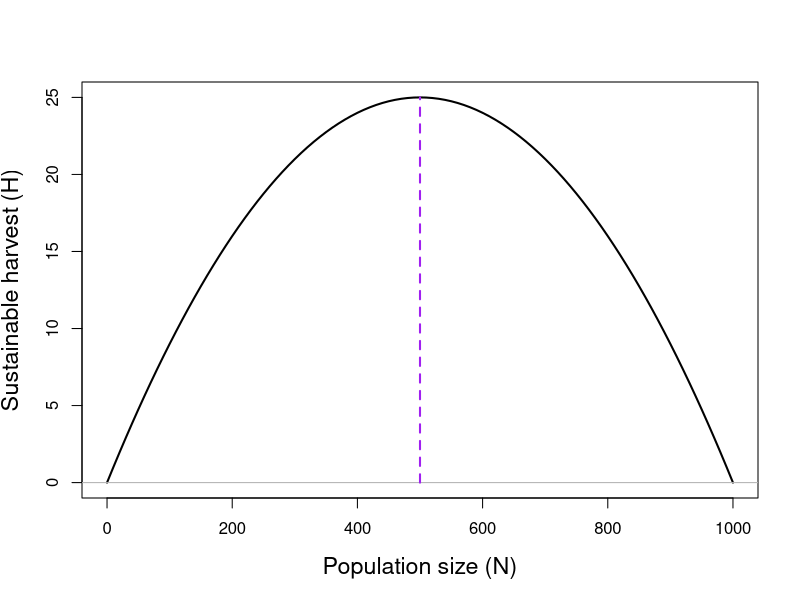
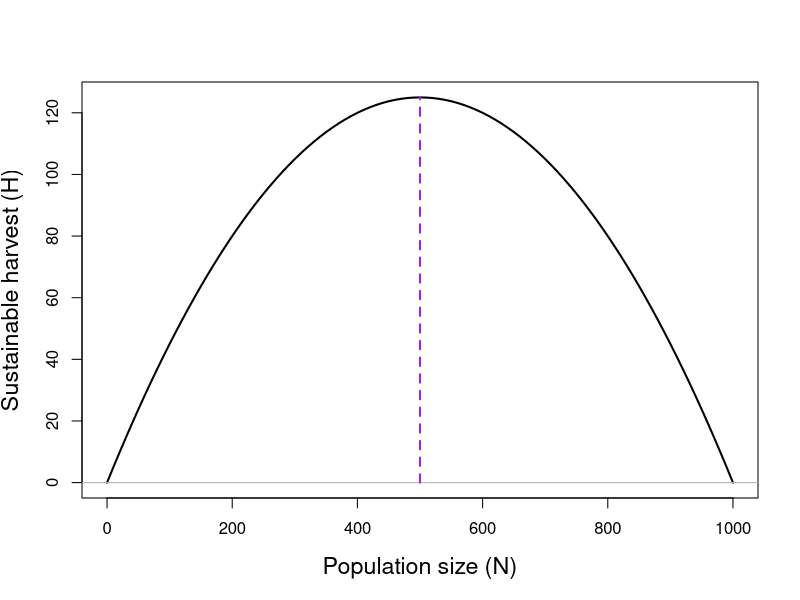
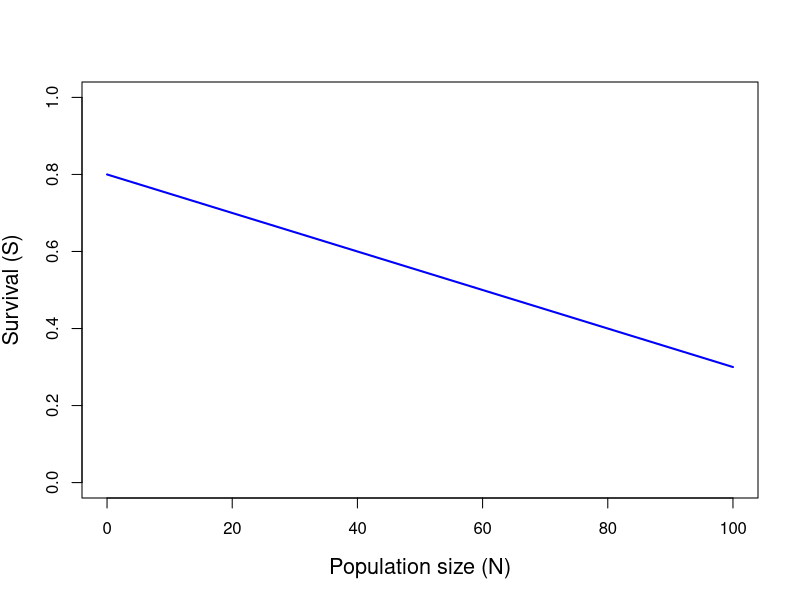
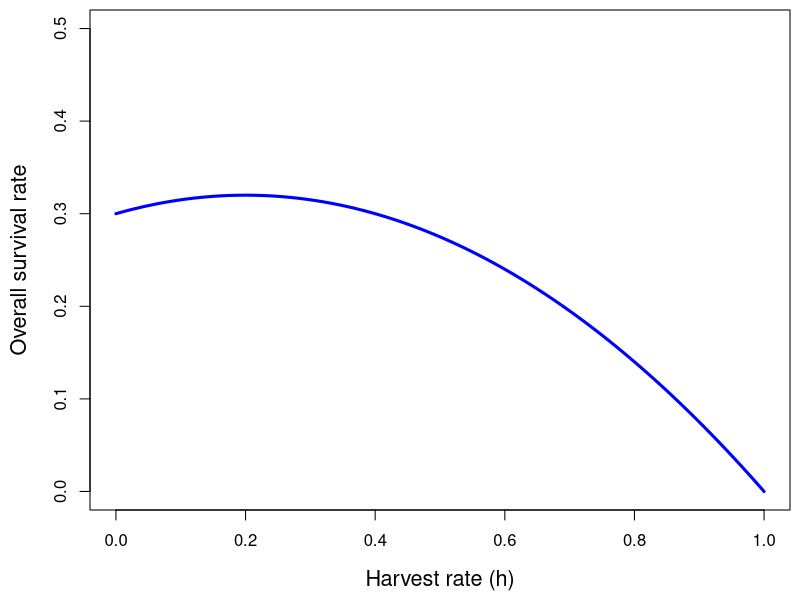
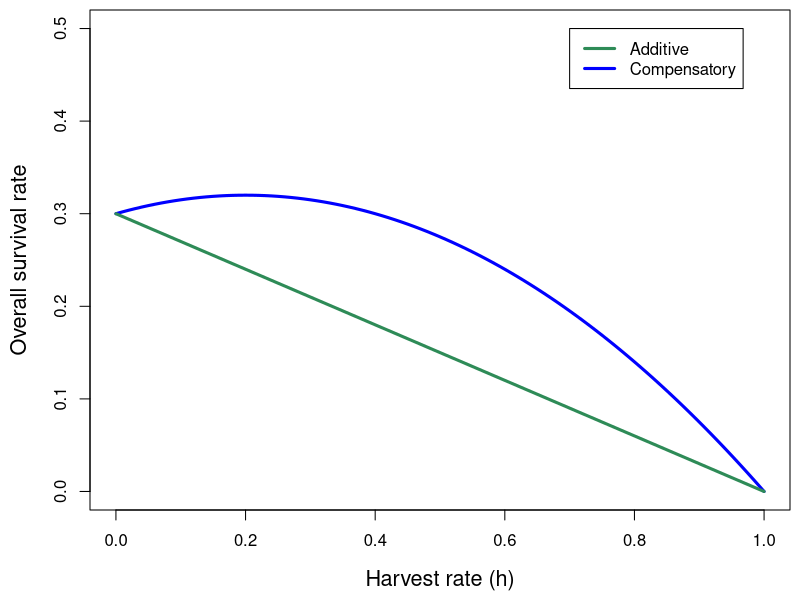

These figures' R source, in order:
## ---- chunk 1
#| label: msy1
#| include: true
#| fig-align: center
#| fig-height: 5
N <- seq(0, 1000, by=10)
rmax <- 0.1
K <- 1000
H.1 <- N*rmax*(1 - N/K)
#par(mfrow=c(1,2), mai=c(0.7, 0.7, 0.2, 0.2))
#plot(0:T, Nl, xlab="Time", ylab="Population size (N)")
plot(N, H.1, type="l", #asp=1,
     col="black", lwd=2,
     cex.lab=1.4,
     xlab="Population size (N)",
     ylab="Sustainable harvest (H)")
abline(h=0, col=gray(0.7))
segments(K/2, 0, K/2, max(H.1), lty=2, lwd=2, col="purple")
## ---- chunk 2
#| label: msy2
#| include: true
#| fig-align: center
#| fig-height: 5
N <- seq(0, 1000, by=10)
rmax <- 0.5
K <- 1000
H <- N*rmax*(1 - N/K)
plot(N, H, type="l", #asp=1,
     col="black", lwd=2,
     cex.lab=1.4,
     xlab="Population size (N)",
     ylab="Sustainable harvest (H)")
abline(h=0, col=gray(0.7))
segments(K/2, 0, K/2, max(H), lty=2, lwd=2, col="purple")
## ---- chunk 3
#| label: phi1
#| include: true
#| fig-width: 8
#| fig-height: 7
#| fig-align: center
plot(function(x) 0.8 - 0.005*x, 0, 100, col="blue",
     xlab="Population size (N)",
     ylab="Survival (S)",
     ylim=c(0, 1), lwd=2, cex.lab=1.3)
## ---- chunk 4
#| label: phibar1
#| include: false
#| fig-height: 6
#| fig-width: 8
#| fig-align: center
#| output-location: default
par(mai=c(0.9,0.9,0.1,0.1))
plot(function(h) (1-h)*(0.8 - 0.005*(100 - 100*h)), 0, 1,
     ylim=c(0,0.5), xlab="Harvest rate (h)",
     ylab="Overall survival rate",
     main="", ##expression(paste(beta[], "= 0.8, ", beta[], "= 0.005, N=100")),
     lwd=3, col="blue", cex.lab=1.3)
## ---- chunk 5
#| label: phibar2
#| include: false
#| fig-height: 6
#| fig-width: 8
#| fig-align: center
#| output-location: default
par(mai=c(0.9,0.9,0.1,0.1))
plot(function(h) (1-h)*(0.8 - 0.005*(100 - 100*h)), 0, 1,
     ylim=c(0,0.5), xlab="Harvest rate (h)",
     ylab="Overall survival rate",
     main="", ##expression(paste(beta[], "= 0.8, ", beta[], "= 0, N=100")),
     lwd=3, col="blue", cex.lab=1.3)
plot(function(h) (1-h)*(0.3), 0, 1,,
     lwd=3, col="seagreen", add=TRUE)
legend(0.7, 0.5, c("Additive", "Compensatory"), lwd=3, col=c("seagreen", "blue"))
